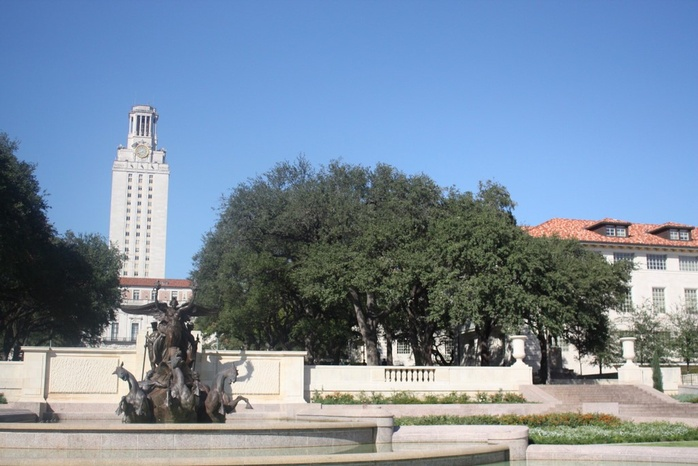
#> input picture Lab03_code/Lab03_code/data/problem11/left.jpg, 698 x 466 px, shrunk from 1024 x 683 before the run, found by its file name; the run also reads 1 picture not shown here
$ jupyter execute --allow-errors lab03.ipynb   (shell and % lines are left out)
#> lines starting #> are read from the running program, lines starting #| are printed output that depends on the picture
[cell 1]
# !pip install opencv-python matplotlib

Start your code here

[cell 2]
import cv2
import matplotlib.pyplot as plt

left_color = cv2.imread(r"D:\Computer-Vision-2025-Jan-25_19-39-22-456\Computer-Vision-2025-Jan-25_19-39-22-456\viewer\files\Lab03_code\Lab03_code\data\problem11\left.jpg")
#> left_color is the input picture: shape (466, 698, 3); mean B, G, R 159.3, 139.9, 121.9
right_color = cv2.imread(r"D:\Computer-Vision-2025-Jan-25_19-39-22-456\Computer-Vision-2025-Jan-25_19-39-22-456\viewer\files\Lab03_code\Lab03_code\data\problem11\right.jpg")
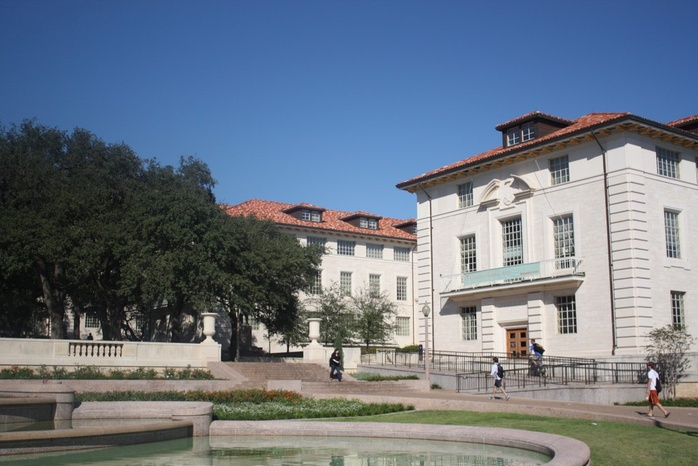
#> input picture Lab03_code/Lab03_code/data/problem11/right.jpg, 698 x 466 px, shrunk from 1024 x 683 before the run, found by its file name
#> right_color is the input picture: shape (466, 698, 3); mean B, G, R 132.2, 118.7, 107.9

left_gray = cv2.cvtColor(left_color, cv2.COLOR_BGR2GRAY)
right_gray = cv2.cvtColor(right_color, cv2.COLOR_BGR2GRAY)
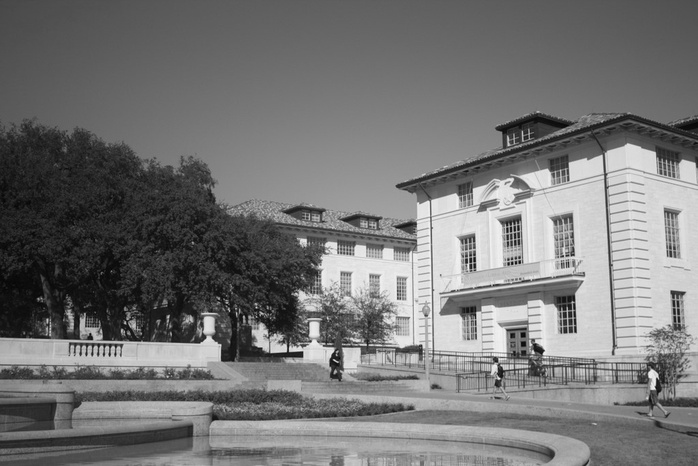
#> right_gray: shape (466, 698); min 4, max 249, mean 117


sift = cv2.SIFT_create()

kp_left, des_left = sift.detectAndCompute(left_gray, None)
#> kp_left = 2385 keypoints; strongest (x, y, size): (434, 348, 1.9), (526, 321, 1.9), (476, 341, 2.4), (439, 358, 2.3)
kp_right, des_right = sift.detectAndCompute(right_gray, None)
#> kp_right = 1947 keypoints; strongest (x, y, size): (653, 375, 6.6), (300, 354, 4.6), (109, 354, 2), (104, 354, 1.8)

left_with_kp = cv2.drawKeypoints(
    left_color, kp_left, None,
    flags=cv2.DRAW_MATCHES_FLAGS_DRAW_RICH_KEYPOINTS
)
right_with_kp = cv2.drawKeypoints(
    right_color, kp_right, None,
    flags=cv2.DRAW_MATCHES_FLAGS_DRAW_RICH_KEYPOINTS
)

fig, axes = plt.subplots(1, 2, figsize=(12, 6))

# Left image with keypoints
axes[0].imshow(cv2.cvtColor(left_with_kp, cv2.COLOR_BGR2RGB))
axes[0].set_title("Left Image Keypoints")
axes[0].axis("off")

# Right image with keypoints
axes[1].imshow(cv2.cvtColor(right_with_kp, cv2.COLOR_BGR2RGB))
axes[1].set_title("Right Image Keypoints")
axes[1].axis("off")

plt.tight_layout()
plt.show()
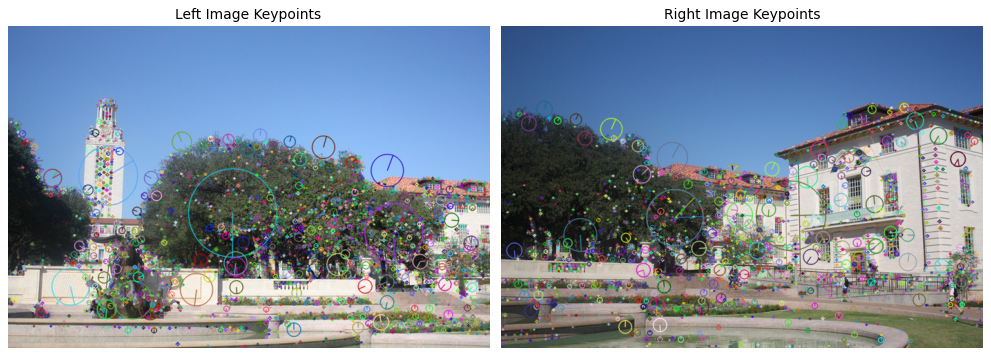
#> figure drawn by matplotlib, 2 panels

[cell 3]
print(des_left)
#> (printed output is left out)
print(type(des_left))
#| <class 'numpy.ndarray'>
print(des_left.shape) #(5346, 128) means 5346 keypoints were detected, and each keypoint has a 128-dimensional SIFT descriptor.
#| (2385, 128)
print(len(kp_left))
#| 2385
print(kp_left)
#> (printed output is left out)
print(left_gray.shape) # ()

[cell 4]
# create BFMatcher object
bf = cv2.BFMatcher(cv2.NORM_L2, crossCheck=True)

# Match descriptors.
matches = bf.match(des_left,des_right)
#> matches = 862 matches

# Sort them in the order of their distance.
matches = sorted(matches, key = lambda x:x.distance)

# Draw first 10 matches.
img3 = cv2.drawMatches(left_gray,kp_left,right_gray,kp_right,matches[:50],None,flags=cv2.DrawMatchesFlags_NOT_DRAW_SINGLE_POINTS)
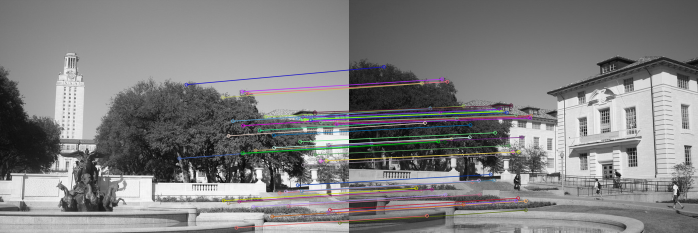
#> img3: shape (466, 1396, 3) (shown at 1/2 size); mean of channels 0, 1, 2 128.1, 127.7, 128.2; drawn as B, G, R

plt.imshow(img3),plt.show()

[cell 5]
import numpy as np
src_pts = np.float32([kp_left[m.queryIdx].pt for m in matches]).reshape(-1, 1, 2)
#> src_pts = 862 rows, first 8: [594, 236.2], [510.5, 300.4], [510.5, 300.4], [675, 242.9], [677.1, 425.2], [679, 445], [518.9, 260.4], [668.5, 245.6]
dst_pts = np.float32([kp_right[m.trainIdx].pt for m in matches]).reshape(-1, 1, 2)
#> dst_pts = 862 rows, first 8: [289.8, 219.5], [204.2, 277.5], [204.2, 277.5], [364, 230.8], [353, 401.7], [353.3, 420], [215, 238.1], [357.9, 233]

#---------------------------------------------------------
# 2. Estimate homography using RANSAC
#    - 5.0 is the reprojection threshold (tune if needed)
#---------------------------------------------------------
H, mask = cv2.findHomography(src_pts, dst_pts, cv2.RANSAC, 5.0)
#> H = [[1.3, -0.0746, -390.6], [0.169, 1.22, -114.1], [0.000409, 3.04e-05, 1]]; mask = 862 values, max 1 at index 0, min 0 at index 145, mean 0.64

# 'mask' is an array of 0/1 values indicating outliers/inliers
# mask.shape == (N, 1)
if mask is not None:
    # Flatten mask to 1D for convenience
    inlier_mask = mask.ravel().tolist()
#> inlier_mask has the same summary as mask

    #---------------------------------------------------------
    # 3. Count and print inliers and outliers
    #---------------------------------------------------------
    num_inliers = sum(inlier_mask)
#> num_inliers = 552
    num_matches = len(inlier_mask)
#> num_matches = 862
    num_outliers = num_matches - num_inliers
#> num_outliers = 310

    print("Homography Matrix (H):")
    print(H)
    print(f"Number of Matches:  {num_matches}")
    print(f"Number of Inliers:  {num_inliers}")
    print(f"Number of Outliers: {num_outliers}")
else:
    print("Homography could not be computed. (mask is None)")

[cell 6]
print(src_pts.shape)

[cell 7]
import cv2
import numpy as np
import matplotlib.pyplot as plt


H_inv = np.linalg.inv(H)
#> H_inv = [[0.681, 0.035, 270.1], [-0.12, 0.812, 45.74], [-0.000275, -3.9e-05, 0.888]]

# -- 2. Create a panorama canvas
h_left, w_left = left_color.shape[:2]
h_right, w_right = right_color.shape[:2]

panorama_width = w_left + w_right
panorama_height = max(h_left, h_right)

panorama = np.zeros((panorama_height, panorama_width, 3), dtype=np.uint8)

# -- 3. Warp right image to left image’s coordinates
warped_right = cv2.warpPerspective(
    right_color,
    H_inv,
    (panorama_width, panorama_height)
)

# -- 4. Place left image at (0,0)
panorama[0:h_left, 0:w_left] = left_color

# -- 5. Overlay the warped right image
mask = (warped_right > 0)
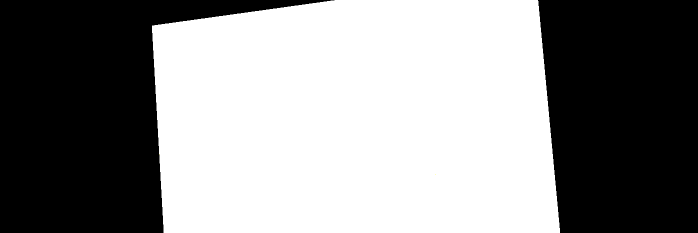
#> mask: shape (466, 1396, 3) bool (shown at 1/2 size); mean B, G, R 0.547, 0.547, 0.547
panorama[mask] = warped_right[mask]
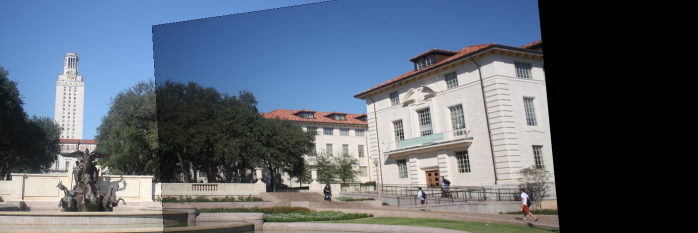
#> panorama: shape (466, 1396, 3) (shown at 1/2 size); mean B, G, R 113.6, 101, 91.3

# -- 6. Display the result
panorama_rgb = cv2.cvtColor(panorama, cv2.COLOR_BGR2RGB)

plt.figure(figsize=(10, 6))
plt.imshow(panorama_rgb)
plt.title("Panorama (Left image fixed, Right warped)")
plt.axis("off")
plt.show()

task2

[cell 8]
import cv2
import numpy as np
import matplotlib.pyplot as plt

def detect_and_describe(image):
    """Detect SIFT keypoints and descriptors."""
    sift = cv2.SIFT_create()
    keypoints, descriptors = sift.detectAndCompute(image, None)
    return keypoints, descriptors

def match_features(desc1, desc2):
    """Match SIFT descriptors using BFMatcher with L2 norm."""
    bf = cv2.BFMatcher(cv2.NORM_L2, crossCheck=True)
    matches = bf.match(desc1, desc2)
    return sorted(matches, key=lambda x: x.distance)

def compute_homography(img1, img2):
    """
    Compute homography from img1 to img2 using SIFT + BFMatcher + RANSAC.
    Returns (H, inliers_count).
    """
    # Convert to gray
    gray1 = cv2.cvtColor(img1, cv2.COLOR_BGR2GRAY)
    gray2 = cv2.cvtColor(img2, cv2.COLOR_BGR2GRAY)

    kp1, des1 = detect_and_describe(gray1)
    kp2, des2 = detect_and_describe(gray2)

    matches = match_features(des1, des2)

    # Extract matched keypoints
    if len(matches) < 4:
        return None, 0  # Not enough matches to compute homography

    src_pts = np.float32([kp1[m.queryIdx].pt for m in matches]).reshape(-1,1,2)
    dst_pts = np.float32([kp2[m.trainIdx].pt for m in matches]).reshape(-1,1,2)

    # RANSAC
    H, mask = cv2.findHomography(src_pts, dst_pts, cv2.RANSAC, 5.0)
    if H is None or mask is None:
        return None, 0
    inliers = np.sum(mask)

    return H, inliers

def stitch_pair(base_img, new_img, H):
    """
    Warp new_img onto base_img's coordinate system using homography H.
    base_img is assumed to be the reference (unchanged).
    Returns the merged panorama.
    """
    h_base, w_base = base_img.shape[:2]
    h_new, w_new = new_img.shape[:2]

    # Warp corners of new_img to find bounding box in base's space
    corners_new = np.float32([
        [0, 0],
        [w_new, 0],
        [w_new, h_new],
        [0, h_new]
    ]).reshape(-1,1,2)
    transformed_corners = cv2.perspectiveTransform(corners_new, H)

    # Figure out the size needed for the panorama
    all_corners = np.concatenate((transformed_corners,
                                  np.float32([[0,0], [w_base,0], [w_base,h_base], [0,h_base]]).reshape(-1,1,2)), axis=0)

    [xmin, ymin] = np.int64(all_corners.min(axis=0).ravel() - 0.5)
    [xmax, ymax] = np.int64(all_corners.max(axis=0).ravel() + 0.5)

    # Translation to shift the panorama so that the top-left corner is (0,0)
    translation = np.array([[1, 0, -xmin],
                            [0, 1, -ymin],
                            [0, 0, 1]], dtype=np.float64)

    # Warp new_img with the adjusted homography
    panorama_w = xmax - xmin
    panorama_h = ymax - ymin

    merged = cv2.warpPerspective(new_img, translation @ H, (panorama_w, panorama_h))

    # Paste base_img into merged
    merged[ -ymin:h_base - ymin, -xmin:w_base - xmin ] = base_img

    return merged

# -----------
# MAIN EXAMPLE for 3 images: A, B, C
# -----------
imgA = cv2.imread(r"D:\Computer-Vision-2025-Jan-25_19-39-22-456\Computer-Vision-2025-Jan-25_19-39-22-456\viewer\files\Lab03_code\Lab03_code\data\problem12\1.JPG")
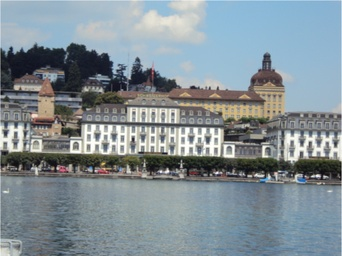
#> input picture Lab03_code/Lab03_code/data/problem12/1.JPG, 342 x 256 px, shrunk from 501 x 375 before the run, found by its file name
#> imgA is the input picture: shape (256, 342, 3); mean B, G, R 149.6, 143, 130.6
imgB = cv2.imread(r"D:\Computer-Vision-2025-Jan-25_19-39-22-456\Computer-Vision-2025-Jan-25_19-39-22-456\viewer\files\Lab03_code\Lab03_code\data\problem12\2.JPG")
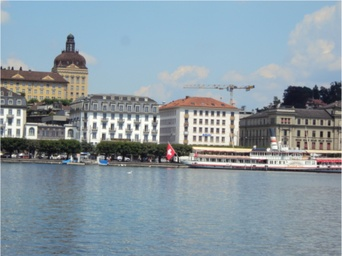
#> input picture Lab03_code/Lab03_code/data/problem12/2.JPG, 342 x 256 px, shrunk from 501 x 375 before the run, found by its file name
#> imgB is the input picture: shape (256, 342, 3); mean B, G, R 162.2, 152.9, 137.6
imgC = cv2.imread(r"D:\Computer-Vision-2025-Jan-25_19-39-22-456\Computer-Vision-2025-Jan-25_19-39-22-456\viewer\files\Lab03_code\Lab03_code\data\problem12\3.JPG")
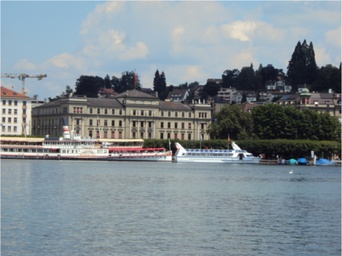
#> input picture Lab03_code/Lab03_code/data/problem12/3.JPG, 342 x 256 px, shrunk from 501 x 375 before the run, found by its file name
#> imgC is the input picture: shape (256, 342, 3); mean B, G, R 146.2, 139.8, 129


# 1) Compute pairwise homographies + inliers
#    H_{AB} means "warp A to B"
d= compute_homography(imgA,imgB)
#> in compute_homography, `gray1 = cv2.cvtColor(img1, cv2.COLOR_BGR2GRAY)`:
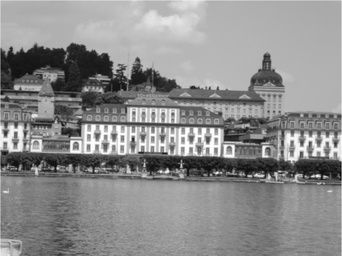
#> gray1: shape (256, 342); min 8, max 255, mean 140
#> in detect_and_describe, `keypoints, descriptors = sift.detectAndCompute(image, None)`: keypoints = 968 keypoints; strongest (x, y, size): (318, 176, 2.6), (217, 173, 1.8), (5, 133, 3.8), (167, 171, 2.7)
#> (the rest of the program and of its run is left out)
